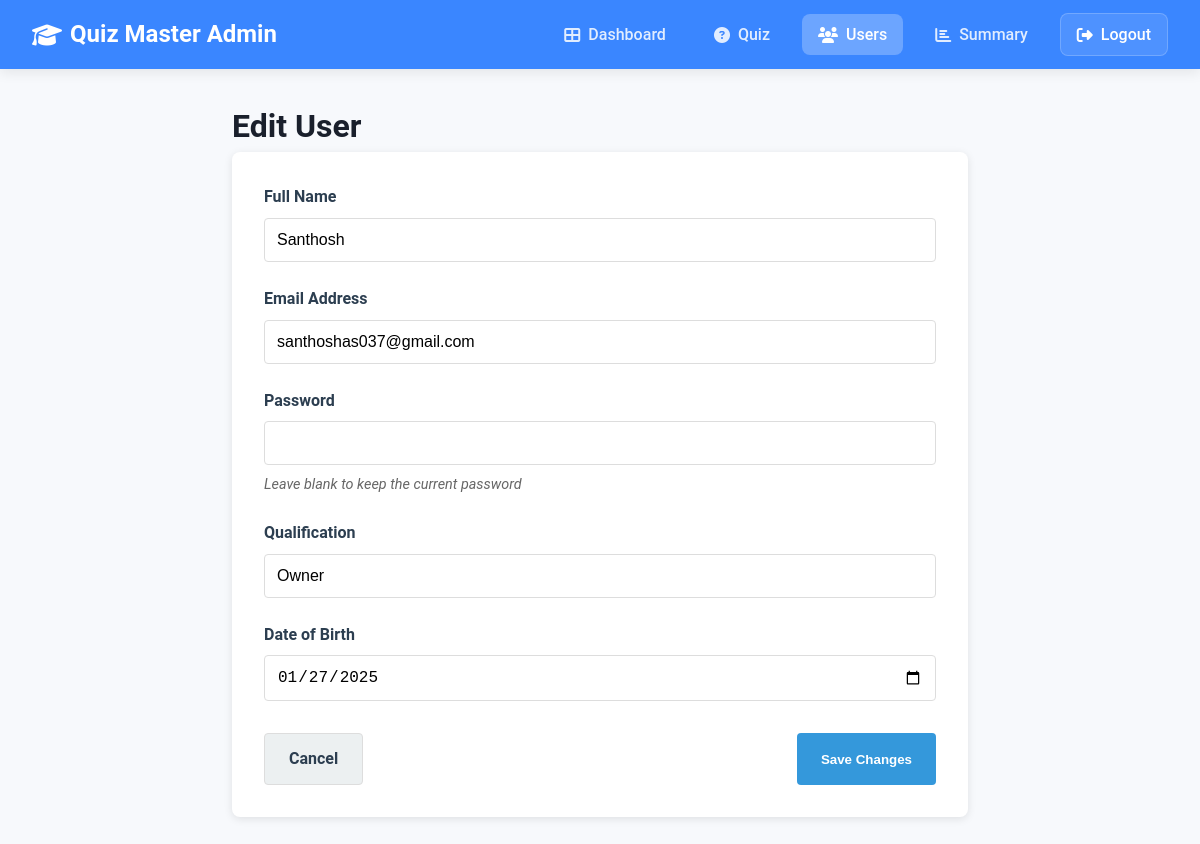
Page /admin/user/2/edit (signed in) on the earlier database version.
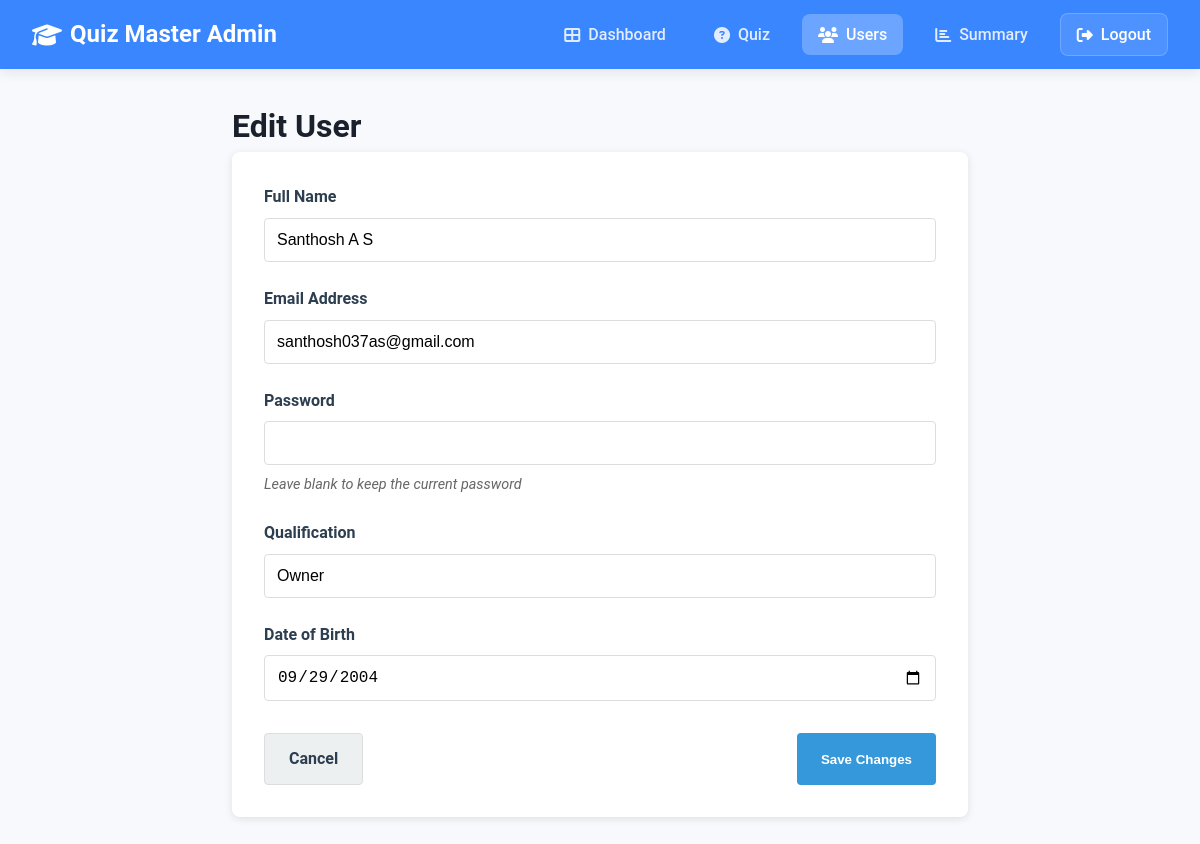
Same page on the later database version.
### app.py (models this page shows, shortened)
class User(db.Model):
    __table_args__ = {'extend_existing': True}
    id = db.Column(db.Integer, primary_key=True)
    email = db.Column(db.String(120), unique=True, nullable=False)
    password = db.Column(db.String(200), nullable=False)
    full_name = db.Column(db.String(100), nullable=False)
    qualification = db.Column(db.String(100), nullable=False)
    dob = db.Column(db.Date, nullable=False)
    is_admin = db.Column(db.Boolean, default=False)
    quiz_attempts = db.relationship(
        'QuizAttempt', back_populates='user', lazy=True,
        cascade="all, delete-orphan"
    )

### app.py (the view, shortened to what this page needs)
@app.route('/admin/user/<int:user_id>/edit', methods=['GET', 'POST'])
@admin_required
def edit_user(user_id):
    user = User.query.get_or_404(user_id)
    if user.is_admin and user.id != session['user_id']:
        flash('Cannot edit admin user.', 'error')
        return redirect(url_for('users'))
    return render_template('admin/edit_user.html', user=user, active_page='users')

### app.py (called while the page is built)
def get_current_user():
    if 'user_id' in session:
        return User.query.get(session['user_id'])
    return None

@app.context_processor
def utility_processor():
    return dict(current_user=get_current_user())

def admin_required(f):
    @wraps(f)
    def decorated_function(*args, **kwargs):
        if 'user_id' not in session:
            flash('Please login first.', 'error')
            return redirect(url_for('login'))
        user = User.query.get(session['user_id'])
        if not user or not user.is_admin:
            flash('Admin access required.', 'error')
            return redirect(url_for('dashboard'))
        return f(*args, **kwargs)
    return decorated_function

### templates/admin/edit_user.html (shortened to what this page needs)
<!DOCTYPE html>
<html lang="en">
<head>
    <link rel="stylesheet" href="https://cdnjs.cloudflare.com/ajax/libs/font-awesome/6.4.0/css/all.min.css">
    <link href="/static/navbar.css" rel="stylesheet">
</head>
<body>
    <nav class="navbar">
        <div class="nav-container">
            <div class="brand">
                <i class="fas fa-graduation-cap"></i>
                Quiz Master Admin
            </div>
            <div class="nav-links">
                <a href="{{ url_for('admin_dashboard') }}" {% if active_page == 'home' %}class="active"{% endif %}>
                    <i class="fas fa-th-large"></i> Dashboard
                </a>
                <a href="{{ url_for('admin_quiz') }}" {% if active_page == 'quiz' %}class="active"{% endif %}>
                    <i class="fas fa-question-circle"></i> Quiz
                </a>
                <a href="{{ url_for('users') }}" {% if active_page == 'users' %}class="active"{% endif %}>
                    <i class="fas fa-users"></i> Users
                </a>
                <a href="{{ url_for('admin_summary') }}" {% if active_page == 'summary' %}class="active"{% endif %}>
                    <i class="fas fa-chart-bar"></i> Summary
                </a>
                <a href="{{ url_for('logout') }}" class="logout-btn">
                    <i class="fas fa-sign-out-alt"></i> Logout
                </a>
            </div>
        </div>
    </nav>
    <div class="container">
        <h1>Edit User</h1>
        <div class="card">
            <form action="{{ url_for('edit_user', user_id=user.id) }}" method="POST">
                <div class="form-group">
                    <label for="full_name">Full Name</label>
                    <input type="text" id="full_name" name="full_name" class="form-control" value="{{ user.full_name }}" required>
                </div>
                <div class="form-group">
                    <label for="email">Email Address</label>
                    <input type="email" id="email" name="email" class="form-control" value="{{ user.email }}" required>
                </div>
                <div class="form-group">
                    <label for="password">Password</label>
                    <input type="password" id="password" name="password" class="form-control">
                    <p class="password-note">Leave blank to keep the current password</p>
                </div>
                <div class="form-group">
                    <label for="qualification">Qualification</label>
                    <input type="text" id="qualification" name="qualification" class="form-control" value="{{ user.qualification }}" required>
                </div>
                <div class="form-group">
                    <label for="dob">Date of Birth</label>
                    <input type="date" id="dob" name="dob" class="form-control" value="{{ user.dob.isoformat() }}" required>
                </div>
                <div class="btn-actions">
                    <a href="{{ url_for('users') }}" class="btn btn-secondary">Cancel</a>
                    <button type="submit" class="btn btn-primary">Save Changes</button>
                </div>
            </form>
        </div>
    </div>
</body>
</html>

Differences in the rows shown:
changed User "Owner": full_name "Santhosh" → "Santhosh A S"; email "santhoshas037@gmail.com" → "santhosh037as@gmail.com"; dob "01/27/2025" → "09/29/2004"
